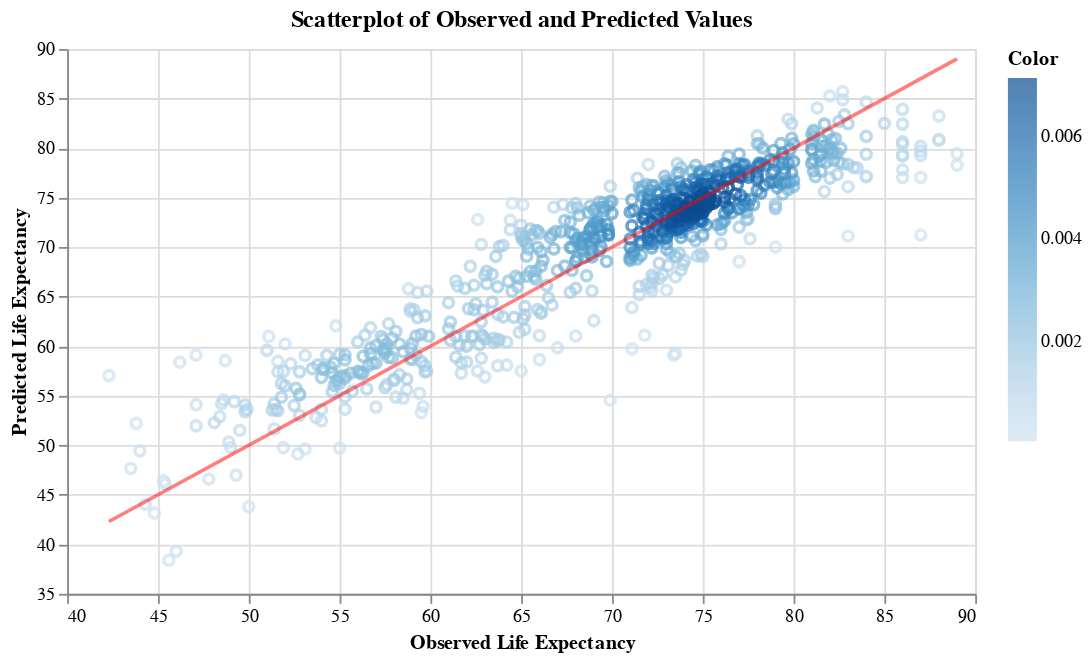

Notebook code cell kept with this figure:
### Markdown cell above
***Visualize Results***

### Code cell
# create graph
visualize(ridge_pred)

### Figure 1 — Vega-Lite specification as saved in the notebook (floating-point values rounded to 4 significant figures; data arrays with more than 128 entries replaced by an {"elided": "..."} marker saying what was removed)
{"config": {"view": {"continuousWidth": 400, "continuousHeight": 300}}, "layer": [{"data": {"name": "data-0ebc27847dc87c9e681a2d5db58583fb"}, "mark": "point", "encoding": {"color": {"type": "quantitative", "field": "Color", "scale": {"scheme": "blues"}}, "x": {"type": "quantitative", "field": "Observed", "scale": {"zero": false}}, "y": {"type": "quantitative", "field": "Predicted", "scale": {"zero": false}}}, "title": "Scatterplot of Observed and Predicted Values"}, {"data": {"name": "data-64b414a86a31beb6666686d928dbf5e3"}, "mark": {"type": "line", "color": "red", "opacity": 0.5}, "encoding": {"x": {"type": "quantitative", "field": "x", "scale": {"zero": false}, "title": "Observed Life Expectancy"}, "y": {"type": "quantitative", "field": "y", "scale": {"zero": false}, "title": "Predicted Life Expectancy"}}}], "height": 300, "width": 500, "$schema": "https://vega.github.io/schema/vega-lite/v4.8.1.json", "datasets": {"data-0ebc27847dc87c9e681a2d5db58583fb": {"elided": "734 records"}, "data-64b414a86a31beb6666686d928dbf5e3": [{"x": 42.3, "y": 42.3}, {"x": 53.97, "y": 53.97}, {"x": 65.65, "y": 65.65}, {"x": 77.33, "y": 77.33}, {"x": 89.0, "y": 89.0}]}}
